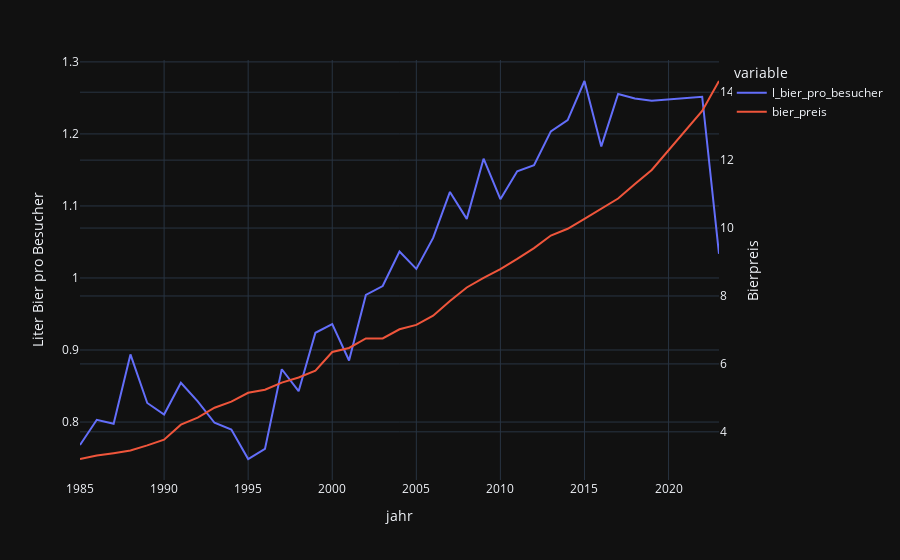

Notebook cell for this chart:
### Code cell
fig = px.line(data, x="jahr", y=["l_bier_pro_besucher", "bier_preis"], template="plotly_dark")
fig.update_layout(
    yaxis2=dict(
        title="Bierpreis",
        overlaying='y',
        side='right'
    ),
    yaxis=dict(
        title="Liter Bier pro Besucher"
    )
)
fig.update_traces(yaxis="y2", selector=dict(name="bier_preis"))
fig.show()

### Figure 1 — Plotly figure (JSON) as saved in the notebook; plotly's stock layout.template omitted (floating-point values rounded to 4 significant figures)
{"data": [{"hovertemplate": "variable=l_bier_pro_besucher<br>jahr=%{x}<br>value=%{y}<extra></extra>", "legendgroup": "l_bier_pro_besucher", "line": {"color": "#636efa", "dash": "solid"}, "marker": {"symbol": "circle"}, "mode": "lines", "name": "l_bier_pro_besucher", "orientation": "v", "showlegend": true, "type": "scatter", "x": [1985, 1986, 1987, 1988, 1989, 1990, 1991, 1992, 1993, 1994, 1995, 1996, 1997, 1998, 1999, 2000, 2001, 2002, 2003, 2004, 2005, 2006, 2007, 2008, 2009, 2010, 2011, 2012, 2013, 2014, 2015, 2016, 2017, 2018, 2019, 2022, 2023], "xaxis": "x", "y": [0.7682, 0.8031, 0.7976, 0.8939, 0.8265, 0.8104, 0.8545, 0.8286, 0.799, 0.7895, 0.7487, 0.7626, 0.8733, 0.8428, 0.9239, 0.9361, 0.8854, 0.9765, 0.9888, 1.037, 1.013, 1.056, 1.119, 1.082, 1.166, 1.109, 1.148, 1.157, 1.204, 1.219, 1.273, 1.183, 1.255, 1.249, 1.246, 1.252, 1.034], "yaxis": "y"}, {"hovertemplate": "variable=bier_preis<br>jahr=%{x}<br>value=%{y}<extra></extra>", "legendgroup": "bier_preis", "line": {"color": "#EF553B", "dash": "solid"}, "marker": {"symbol": "circle"}, "mode": "lines", "name": "bier_preis", "orientation": "v", "showlegend": true, "type": "scatter", "x": [1985, 1986, 1987, 1988, 1989, 1990, 1991, 1992, 1993, 1994, 1995, 1996, 1997, 1998, 1999, 2000, 2001, 2002, 2003, 2004, 2005, 2006, 2007, 2008, 2009, 2010, 2011, 2012, 2013, 2014, 2015, 2016, 2017, 2018, 2019, 2022, 2023], "xaxis": "x", "y": [3.2, 3.3, 3.37, 3.45, 3.6, 3.77, 4.21, 4.42, 4.71, 4.89, 5.15, 5.24, 5.45, 5.6, 5.8, 6.35, 6.47, 6.75, 6.75, 7.02, 7.15, 7.42, 7.85, 8.25, 8.53, 8.79, 9.09, 9.41, 9.78, 9.98, 10.27, 10.57, 10.87, 11.3, 11.71, 13.45, 14.33], "yaxis": "y2"}], "layout": {"legend": {"title": {"text": "variable"}, "tracegroupgap": 0}, "margin": {"t": 60}, "xaxis": {"anchor": "y", "domain": [0, 1], "title": {"text": "jahr"}}, "yaxis": {"anchor": "x", "domain": [0, 1], "title": {"text": "Liter Bier pro Besucher"}}, "yaxis2": {"overlaying": "y", "side": "right", "title": {"text": "Bierpreis"}}}}
